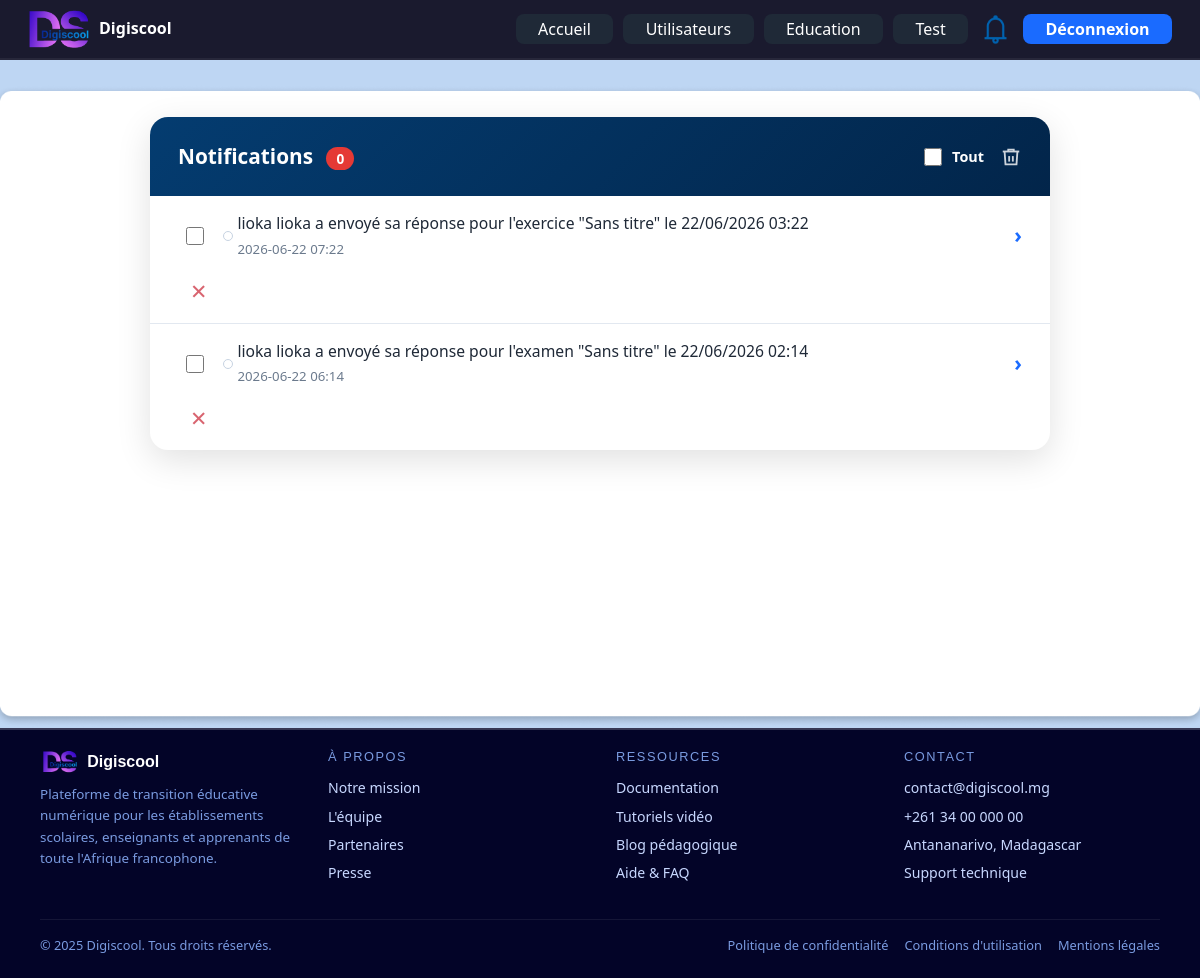
The app's page /admin/notifications (signed in), older data.
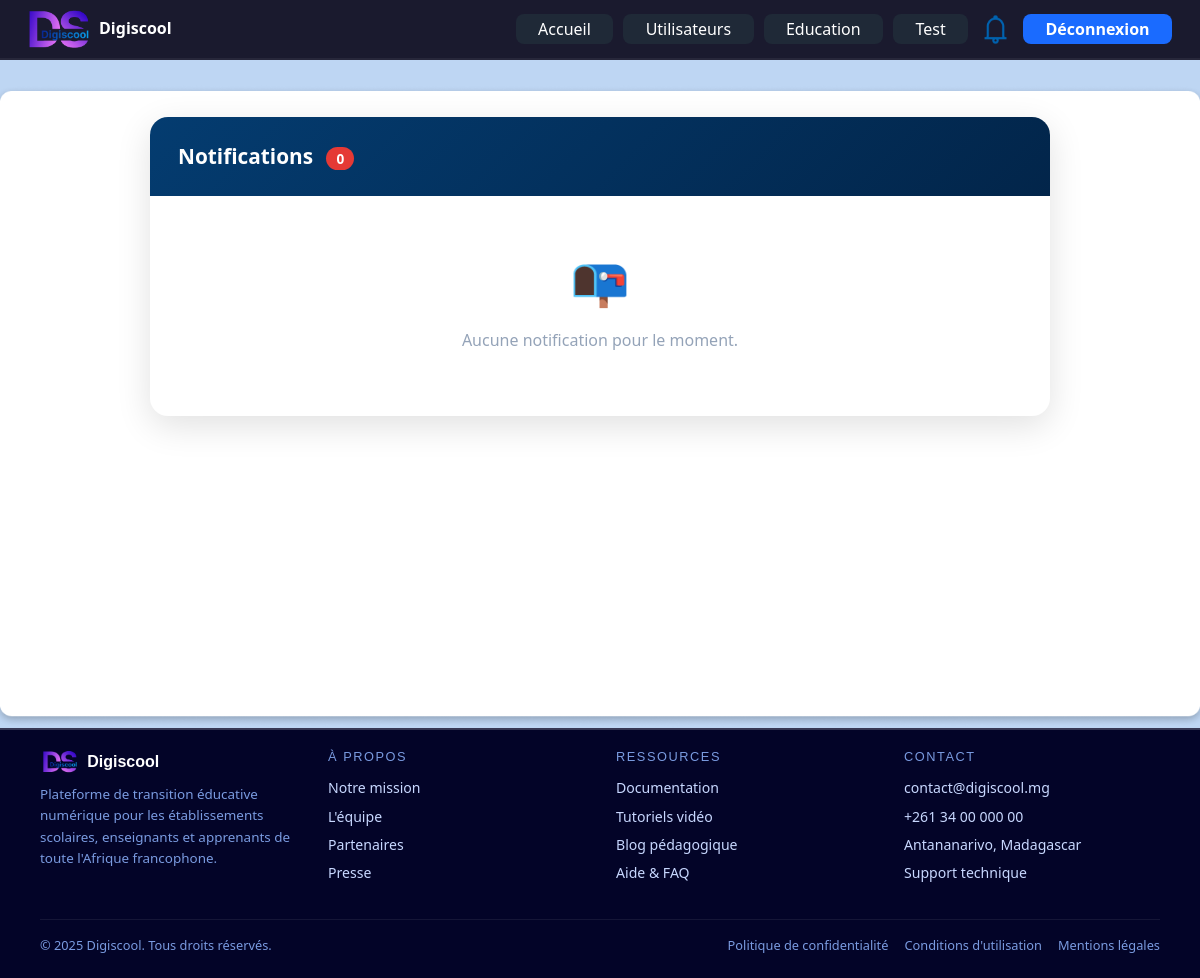
The same page, newer data.
### tables this page shows
CREATE TABLE notifications (
                id INTEGER PRIMARY KEY AUTOINCREMENT,
                user_id INTEGER NOT NULL,
                message TEXT NOT NULL,
                is_read INTEGER NOT NULL DEFAULT 0,
                created_at DATETIME DEFAULT CURRENT_TIMESTAMP, target_url TEXT DEFAULT '',
                FOREIGN KEY(user_id) REFERENCES users(id)
            );

### app.py (the view)
@app.route('/admin/notifications')
@login_required
@admin_required
def admin_notifications():
    with get_db() as db:
        notifications = db.execute(
            '''SELECT * FROM notifications WHERE user_id IN
               (SELECT id FROM users WHERE role='admin') ORDER BY created_at DESC'''
        ).fetchall()
        notif_count = db.execute(
            "SELECT COUNT(*) FROM notifications WHERE user_id IN (SELECT id FROM users WHERE role='admin') AND is_read=0"
        ).fetchone()[0]
    return render_template('admin/notifications.html', notifications=notifications, notif_count=notif_count)

### app.py (called while the page is built)
def get_db():
    conn = sqlite3.connect(DB_PATH)
    conn.row_factory = sqlite3.Row
    return conn

def login_required(view):
    @wraps(view)
    def wrapped_view(*args, **kwargs):
        if 'user_id' not in session:
            return redirect(url_for('index'))
        return view(*args, **kwargs)
    return wrapped_view

def admin_required(view):
    @wraps(view)
    def wrapped_view(*args, **kwargs):
        if session.get('role') != 'admin':
            return redirect(url_for('dashboard'))
        return view(*args, **kwargs)
    return wrapped_view

### templates/admin/notifications.html (shortened to what this page needs)
{% extends "admin/dashboard.html" %}
{% set active_page = 'notifications' %}
{% block content %}
<div class="page-body">
  <div class="notif-container">
    <div class="notif-header">
      <div>Notifications <span id="badge-live" style="background:#e53935;border-radius:20px;padding:2px 10px;font-size:.85rem;margin-left:8px;">{{ notif_count }}</span></div>
      {% if notifications %}
      <div class="notif-header-actions">
        <label class="notif-select-all">
          <input type="checkbox" id="notif-select-all" onchange="toggleAllNotifications(this)">
          <span>Tout</span>
        </label>
        <button type="button" class="notif-delete-btn" onclick="deleteSelectedNotifications()" title="Supprimer la sélection">
          <svg viewBox="0 0 24 24"><polyline points="3 6 5 6 21 6"/><path d="M19 6l-1 14H6L5 6"/><path d="M10 11v6"/><path d="M14 11v6"/><path d="M9 6V4h6v2"/></svg>
        </button>
      </div>
      {% endif %}
    </div>
    <div class="notif-list" id="notif-list">
      {% if notifications %}
        {% for notif in notifications %}
        <div class="notif-item {% if not notif.is_read %}unread{% else %}read{% endif %}"
             id="notif-{{ notif.id }}"
             onclick="openNotif(event, {{ notif.id }}, '{{ notif.target_url or '/admin/test/resultats' }}')">
          <label class="notif-checkbox" onclick="event.stopPropagation()">
            <input type="checkbox" class="notif-check" value="{{ notif.id }}" onchange="updateDeleteState()">
          </label>
          <div class="notif-content">
            <div class="notif-dot {% if notif.is_read %}read{% endif %}"></div>
            <div class="notif-message">{{ notif.message }}</div>
            <div class="notif-time">{{ notif.created_at[:16].replace('T', ' ') if notif.created_at else '' }}</div>
          </div>
          <span class="notif-arrow">›</span>
          <button type="button" class="notif-item-delete"
                  onclick="event.stopPropagation(); deleteNotification({{ notif.id }})" title="Supprimer">✕</button>
        </div>
        {% endfor %}
      {% else %}
        <div class="notif-empty">
          <div class="notif-empty-icon">📭</div>
          <p>Aucune notification pour le moment.</p>
        </div>
      {% endif %}
    </div>
  </div>
</div>
{% endblock %}

Row changes from the older to the newer data that the page shows:
removed notifications: is_read 1 (drawn), message "lioka lioka a envoyé sa réponse pour l'exercice \"Sans titre\" le 22/06/2026 03:22", created_at "2026-06-22 07:22"
removed notifications: is_read 1 (drawn), message "lioka lioka a envoyé sa réponse pour l'examen \"Sans titre\" le 22/06/2026 02:14", created_at "2026-06-22 06:14"
Text that changed along with them:
form field value: "☐" → (not shown)
text no longer shown: "Tout"
text now shown: "📭 Aucune notification pour le moment."
